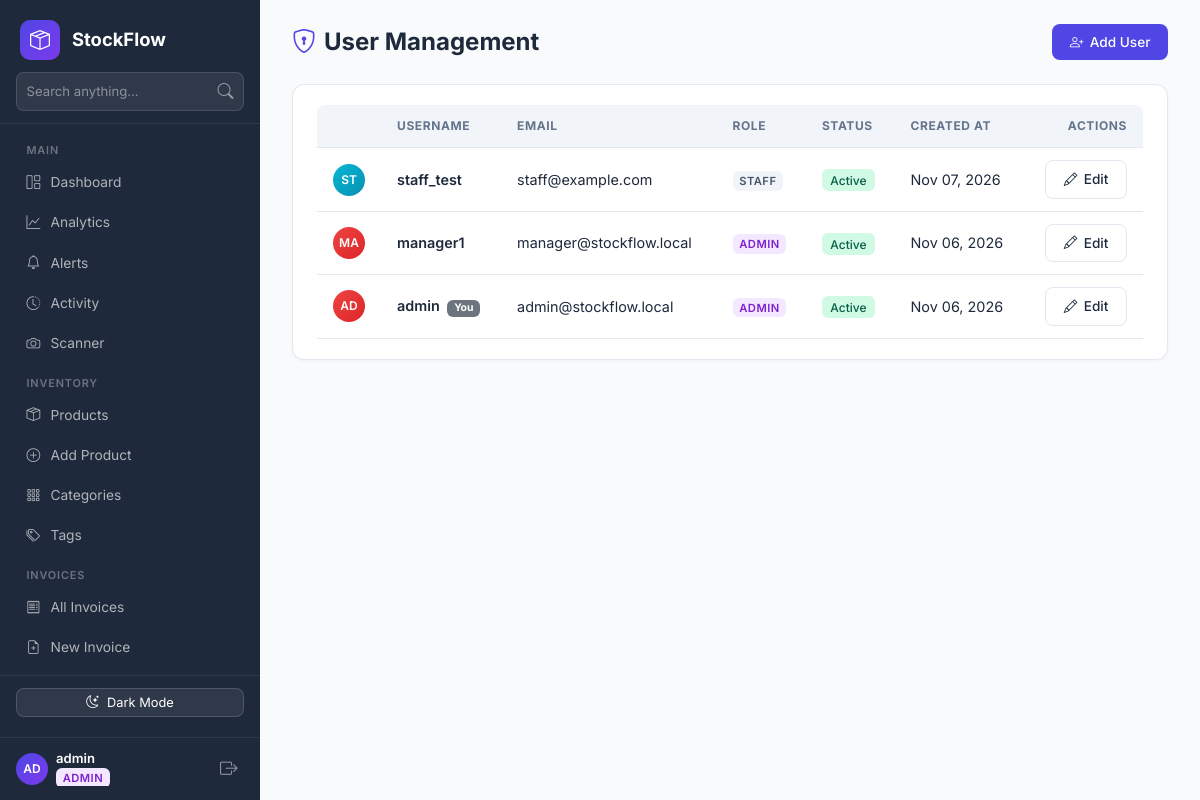
Screenshot of /users (signed in) with the database file from the repository.
### app.py (models this page shows, shortened)
class User(db.Model, UserMixin):
    __tablename__ = "user"
    id            = db.Column(db.Integer, primary_key=True)
    username      = db.Column(db.String(80), unique=True, nullable=False)
    email         = db.Column(db.String(120), unique=True, nullable=False)
    password_hash = db.Column(db.String(255), nullable=False)
    role          = db.Column(db.String(20), default='staff')
    created_at    = db.Column(db.DateTime, default=datetime.utcnow)
    is_active     = db.Column(db.Boolean, default=True)
    @property
    def initials(self):
        parts = self.username.strip().split()
        if len(parts) >= 2:
            return (parts[0][0] + parts[1][0]).upper()
        return self.username[:2].upper() if self.username else '?'

### app.py (the view)
@app.route('/users')
@admin_required
def user_list():
    users = User.query.order_by(User.created_at.desc()).all()
    return render_template('users.html', users=users)

### app.py (called while the page is built)
def admin_required(f):
    @wraps(f)
    @login_required
    def decorated_function(*args, **kwargs):
        if not current_user.is_authenticated or current_user.role != 'admin':
            abort(403)
        return f(*args, **kwargs)
    return decorated_function

@login_manager.user_loader
def load_user(user_id):
    return User.query.get(int(user_id))

@app.context_processor
def inject_global_data():
    try:
        low_stock_count = Product.query.filter(Product.quantity <= 10).count()
    except Exception:
        low_stock_count = 0
    return dict(
        low_stock_count=low_stock_count,
        permissions=PERMISSIONS,
        perm_definitions=PERM_DEFINITIONS
    )

### templates/users.html (shortened to what this page needs)
{% extends "base.html" %}
{% block content %}
<div class="sf-topbar">
    <h1><i class="bi bi-shield-lock me-2" style="color:var(--sf-primary)"></i>User Management</h1>
    <a href="{{ url_for('register') }}" class="btn-sf primary"><i class="bi bi-person-plus"></i> Add User</a>
</div>
<div class="sf-card">
    <div class="table-responsive">
        <table class="sf-table">
            <thead>
                <tr>
                    <th style="width:45px"></th>
                    <th>Username</th>
                    <th>Email</th>
                    <th>Role</th>
                    <th>Status</th>
                    <th>Created At</th>
                    <th style="text-align:right;">Actions</th>
                </tr>
            </thead>
            <tbody>
                {% for u in users %}
                <tr>
                    <td>
                        <div class="avatar sm {% if u.role == 'admin' %}red{% elif u.role == 'manager' %}blue{% else %}cyan{% endif %}">
                            {{ u.initials }}
                        </div>
                    </td>
                    <td class="fw-semibold">
                        {{ u.username }}
                        {% if u.id == current_user.id %}
                            <span class="badge bg-secondary ms-1" style="font-size:.65rem;">You</span>
                        {% endif %}
                    </td>
                    <td>{{ u.email }}</td>
                    <td>
                        <span class="badge-role {{ u.role }}">{{ u.role }}</span>
                    </td>
                    <td>
                        {% if u.is_active %}
                            <span class="badge-stock ok">Active</span>
                        {% else %}
                            <span class="badge-stock out">Inactive</span>
                        {% endif %}
                    </td>
                    <td>{{ u.created_at.strftime('%b %d, %Y') if u.created_at else '—' }}</td>
                    <td style="text-align:right;">
                        <a href="{{ url_for('user_edit', uid=u.id) }}" class="btn-sf outline btn-sm">
                            <i class="bi bi-pencil"></i> Edit
                        </a>
                    </td>
                </tr>
                {% endfor %}
            </tbody>
        </table>
    </div>
</div>
{% endblock %}

### templates/base.html (shortened to what this page needs)
<!DOCTYPE html>
<html lang="en">
<head>
    <link href="https://cdn.jsdelivr.net/npm/bootstrap@5.3.2/dist/css/bootstrap.min.css" rel="stylesheet">
    <link rel="stylesheet" href="https://cdn.jsdelivr.net/npm/bootstrap-icons@1.11.2/font/bootstrap-icons.min.css">
</head>
<body>
    <nav class="sf-sidebar" id="sidebar">
        <div class="brand">
            <div class="brand-icon"><i class="bi bi-box-seam"></i></div>
            <span class="brand-text">StockFlow</span>
        </div>
        <div class="sf-sidebar-search">
            <form action="{{ url_for('search') }}" method="GET">
                <div class="input-group">
                    <input type="text" name="q" class="form-control" placeholder="Search anything..." value="{{ request.args.get('q', '') }}">
                    <button type="submit" class="btn"><i class="bi bi-search"></i></button>
                </div>
            </form>
        </div>
        <div class="nav-section">
            <div class="nav-label">Main</div>
            <a href="{{ url_for('index') }}" class="nav-link {% if request.endpoint == 'index' and not request.args.get('tag') %}active{% endif %}">
                <i class="bi bi-grid-1x2"></i> Dashboard
            </a>
            <a href="{{ url_for('analytics') }}" class="nav-link {% if request.endpoint == 'analytics' %}active{% endif %}">
                <i class="bi bi-graph-up"></i> Analytics
            </a>
            <a href="{{ url_for('alerts') }}" class="nav-link {% if request.endpoint == 'alerts' %}active{% endif %}">
                <i class="bi bi-bell"></i> Alerts
            </a>
            <a href="{{ url_for('activity_log') }}" class="nav-link {% if request.endpoint == 'activity_log' %}active{% endif %}">
                <i class="bi bi-clock-history"></i> Activity
            </a>
            <a href="{{ url_for('scanner') }}" class="nav-link {% if request.endpoint == 'scanner' %}active{% endif %}">
                <i class="bi bi-camera"></i> Scanner
            </a>
            <div class="nav-label">Inventory</div>
            <a href="{{ url_for('index') }}" class="nav-link {% if request.endpoint == 'index' %}active{% endif %}">
                <i class="bi bi-box-seam"></i> Products
            </a>
            <a href="{{ url_for('product_create') }}" class="nav-link {% if request.endpoint == 'product_create' %}active{% endif %}">
                <i class="bi bi-plus-circle"></i> Add Product
            </a>
            <a href="{{ url_for('category_list') }}" class="nav-link {% if request.endpoint in ['category_list', 'category_create', 'category_edit'] %}active{% endif %}">
                <i class="bi bi-grid-3x3-gap"></i> Categories
            </a>
            <a href="{{ url_for('tag_list') }}" class="nav-link {% if request.endpoint in ['tag_list', 'tag_create', 'tag_edit'] %}active{% endif %}">
                <i class="bi bi-tags"></i> Tags
            </a>
            <div class="nav-label">Invoices</div>
            <a href="{{ url_for('invoice_list') }}" class="nav-link {% if request.endpoint == 'invoice_list' %}active{% endif %}">
                <i class="bi bi-receipt"></i> All Invoices
            </a>
            <a href="{{ url_for('invoice_create') }}" class="nav-link {% if request.endpoint == 'invoice_create' %}active{% endif %}">
                <i class="bi bi-file-earmark-plus"></i> New Invoice
            </a>
            <a href="{{ url_for('return_list') }}" class="nav-link {% if request.endpoint in ['return_list', 'invoice_return_create'] %}active{% endif %}">
            </a>
        </div>
        <div class="sf-sidebar-footer" style="padding:0.75rem 1rem;">
            <button type="button" class="btn btn-sm w-100 d-flex align-items-center justify-content-center gap-2 mb-2" id="darkModeBtn" onclick="toggleDarkMode()" style="background:rgba(255,255,255,0.08);color:#fff;border:1px solid rgba(255,255,255,0.15);border-radius:8px;font-size:0.8rem;">
                <i class="bi bi-moon-stars" id="darkModeIcon"></i> <span id="darkModeText">Dark Mode</span>
            </button>
        </div>
        {% if current_user.is_authenticated %}
        <div class="user-footer-card">
            <div class="d-flex align-items-center gap-2 overflow-hidden">
                <div class="avatar sm blue">{{ current_user.initials }}</div>
                <div style="line-height:1.2; overflow:hidden;">
                    <div style="color:#fff; font-weight:600; font-size:.82rem; white-space:nowrap; text-overflow:ellipsis; overflow:hidden;">
                        {{ current_user.username }}
                    </div>
                    <span class="badge-role {{ current_user.role }}">{{ current_user.role }}</span>
                </div>
            </div>
            <a href="{{ url_for('logout') }}" title="Logout" style="color:rgba(255,255,255,.5); font-size:1.1rem; padding:.2rem .4rem; text-decoration:none;" onmouseover="this.style.color='#ef4444'" onmouseout="this.style.color='rgba(255,255,255,.5)'">
                <i class="bi bi-box-arrow-right"></i>
            </a>
        </div>
        {% endif %}
    </nav>
    <div class="sf-main">
        {% block content %}{% endblock %}
    </div>
</body>
</html>

### rows the page displays
User: initials "AD", username "admin", role "ADMIN", shows "You", email "admin@stockflow.local", is_active "Active", created_at "Nov 06, 2026"
User: initials "ST", username "staff_test", email "staff@example.com", role "STAFF", is_active "Active", created_at "Nov 07, 2026"
User: initials "MA", username "manager1", email "manager@stockflow.local", role "ADMIN", is_active "Active", created_at "Nov 06, 2026"
